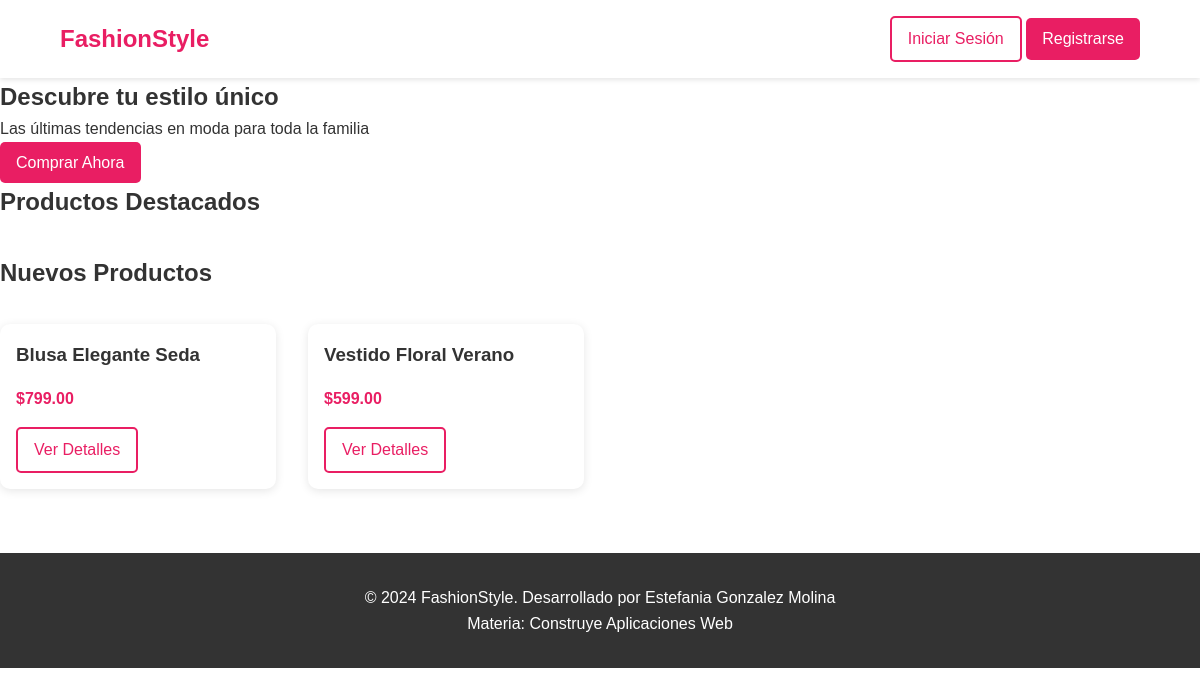
The app's page /tienda/ with its own data.
### tienda/models.py (models this page shows, shortened)
class Producto(models.Model):
    TALLAS = [
        ('XS', 'Extra Small'),
        ('S', 'Small'),
        ('M', 'Medium'),
        ('L', 'Large'),
        ('XL', 'Extra Large'),
        ('XXL', 'Extra Extra Large'),
    ]
    TEMPORADAS = [
        ('primavera', 'Primavera'),
        ('verano', 'Verano'),
        ('otono', 'Otoño'),
        ('invierno', 'Invierno'),
    ]
    TIPOS = [
        ('camisa', 'Camisa'),
        ('pantalon', 'Pantalón'),
        ('vestido', 'Vestido'),
        ('falda', 'Falda'),
        ('blusa', 'Blusa'),
        ('chaqueta', 'Chaqueta'),
        ('zapatos', 'Zapatos'),
        ('accesorio', 'Accesorio'),
    ]
    categoria = models.ForeignKey(Categoria, on_delete=models.CASCADE)
    nombre = models.CharField(max_length=100)
    descripcion = models.TextField()
    precio = models.DecimalField(max_digits=10, decimal_places=2)
    stock = models.IntegerField(default=0)
    talla = models.CharField(max_length=10, choices=TALLAS)
    color = models.CharField(max_length=50)
    material = models.CharField(max_length=100)
    temporada = models.CharField(max_length=20, choices=TEMPORADAS)
    tipo = models.CharField(max_length=20, choices=TIPOS)
    imagen = models.ImageField(upload_to='productos/')
    destacado = models.BooleanField(default=False)
    fecha_creacion = models.DateTimeField(auto_now_add=True)
    edad_recomendada = models.CharField(max_length=20, blank=True)

### tienda/views.py (the view)
# urls.py: path('tienda/', views.tienda_home, name='tienda_home'),
def tienda_home(request):
    productos_destacados = Producto.objects.filter(destacado=True)[:8]
    productos_nuevos = Producto.objects.all().order_by('-fecha_creacion')[:8]
    context = {
        'productos_destacados': productos_destacados,
        'productos_nuevos': productos_nuevos,
    }
    return render(request, 'tienda/tienda_home.html', context)

### tienda/templates/tienda/tienda_home.html (shortened to what this page needs)
{% extends 'tienda/base.html' %}
{% load static %}
{% block content %}
<div class="tienda-home">
    <section class="hero">
        <div class="hero-content">
            <h1>Descubre tu estilo único</h1>
            <p>Las últimas tendencias en moda para toda la familia</p>
            <a href="{% url 'todos_productos' %}" class="btn btn-primary">Comprar Ahora</a>
        </div>
    </section>
    <section class="featured-products">
        <h2>Productos Destacados</h2>
    </section>
    <section class="new-products">
        <h2>Nuevos Productos</h2>
        <div class="products-grid">
            {% for producto in productos_nuevos %}
            <div class="product-card">
                <h3>{{ producto.nombre }}</h3>
                <p class="price">${{ producto.precio }}</p>
                <a href="{% url 'producto_detalle' producto.id %}" class="btn btn-outline">Ver Detalles</a>
            </div>
            {% endfor %}
        </div>
    </section>
</div>
{% endblock %}

### static/css/style.css (style rules this page uses)
:root { --primary-color: #e91e63; --secondary-color: #f8bbd9; --accent-color: #ad1457; --text-color: #333; --bg-color: #fff; --border-color: #ddd; --success-color: #4caf50; --warning-color: #ff9800; --error-color: #f44336; }
* { margin: 0; padding: 0; box-sizing: border-box; }
body { font-family: 'Arial', sans-serif; line-height: 1.6; color: var(--text-color); background-color: var(--bg-color); }
.btn { display: inline-block; padding: 0.5rem 1rem; border: none; border-radius: 5px; text-decoration: none; cursor: pointer; transition: all 0.3s; }
.btn-primary { background-color: var(--primary-color); color: white; }
.btn-outline { border: 2px solid var(--primary-color); color: var(--primary-color); background: transparent; }
.products-grid { display: grid; grid-template-columns: repeat(auto-fill, minmax(250px, 1fr)); gap: 2rem; margin-top: 2rem; }
.product-card { background: white; border-radius: 10px; overflow: hidden; box-shadow: 0 2px 10px rgba(0,0,0,0.1); transition: transform 0.3s; }
.product-card h3 { padding: 1rem; margin: 0; }
.product-card .price { padding: 0 1rem; font-weight: bold; color: var(--primary-color); }
.product-card .btn { margin: 1rem; }

### records on screen
Producto: nombre "Blusa Elegante Seda", precio "799.00"
Producto: nombre "Vestido Floral Verano", precio "599.00"
